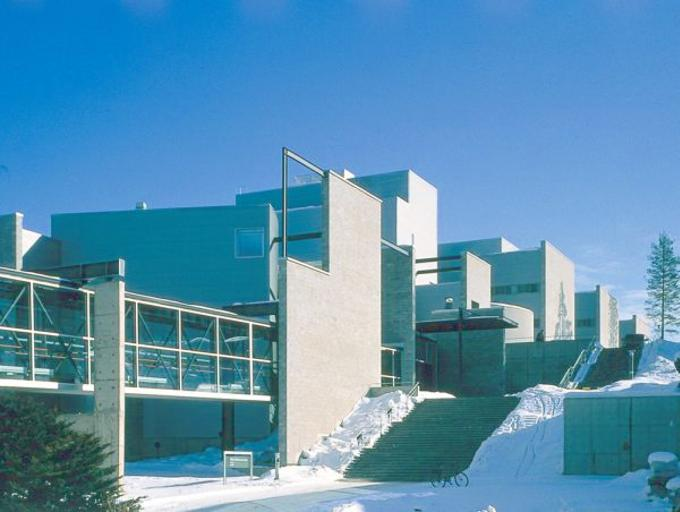
%> input picture Ex9/festia.jpg, 680 x 512 px
$ octave --eval "result = intensityeq(imread('festia.jpg'));"   (GNU Octave 9; MATLAB toolbox functions it lacks are replaced by stand-ins)
%> lines starting %> are read from the running program, lines starting %| are printed output that depends on the picture
### Ex4/histeq.m
function output_img = histequal(input_img)
[m,n] = size(input_img);
my_hist = zeros(1,256);
% [5 lines of commented-out code are left out]
my_hist = imhist(input_img);
prob_hist = double(my_hist./(m*n));
cdf_img = zeros(1,256);
cdf_img(1) = prob_hist(1);
for i = 2:length(prob_hist)
   cdf_img(1,i) = prob_hist(i) + cdf_img(1,i-1);
end
cdf_img = floor(255*(cdf_img));

img_1D = input_img(:);
for i = 1:m*n
    img_1D(i) = cdf_img(img_1D(i)+1);
end
output_img = reshape(img_1D, m,n);

### Ex9/intensityeq.m
function ineq_image = intensityeq(rgb_image)

hsv_image = rgb2hsv(rgb_image);
%> hsv_image: size 512x680x3 double; mean H, S, V 0.515, 0.528, 0.705
h = hsv_image(:,:,1);
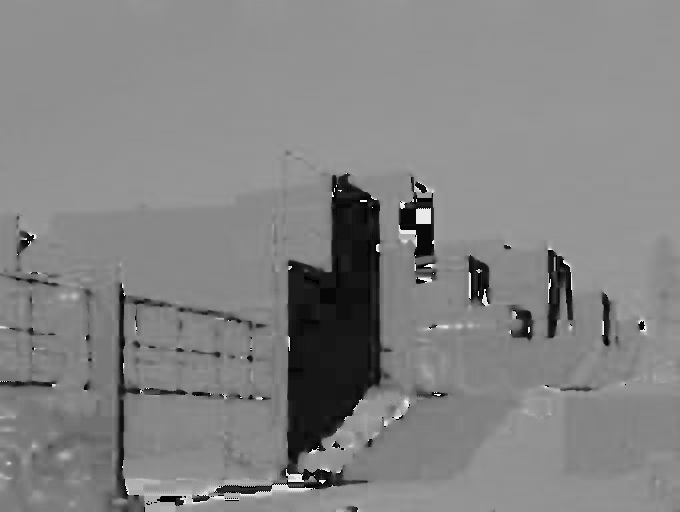
%> h: size 512x680 double; min 0, max 0.983, mean 0.515
s = hsv_image(:,:,2);
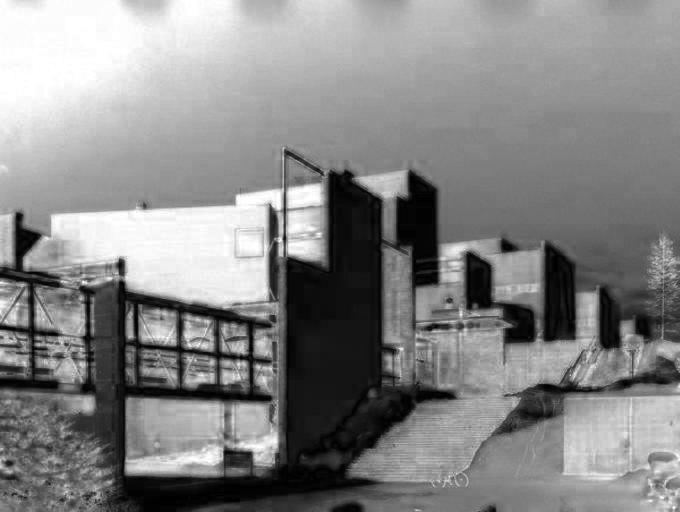
%> s: size 512x680 double; min 0, max 1, mean 0.528
v = hsv_image(:,:,3);
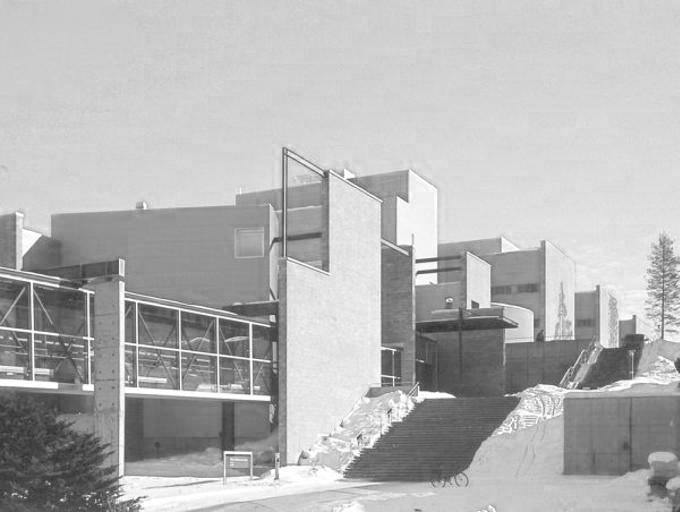
%> v: size 512x680 double; min 0.18, max 1, mean 0.705
% heq = histeq(h);
% seq = histeq(s);
veq = histeq(v);
%> in histequal, `my_hist = imhist(input_img);`: my_hist = 256 values, max 13001 at index 211, min 0 at index 1, mean 1360
%> in histequal, `prob_hist = double(my_hist./(m*n));`: prob_hist = 256 values, max 0.0373 at index 211, min 0 at index 1, mean 0.00391
%> after the loop in histequal, `for i = 2:length(prob_hist)`: cdf_img = 256 values from 0 to 1
%> in histequal, `cdf_img = floor(255*(cdf_img));`: cdf_img = 256 values from 0 to 255
%> the run ends on the next line
Ieq = cat(3,h,s,veq);
ineq_image = hsv2rgb(Ieq);

$ run again, on Ex9/lake.jpg
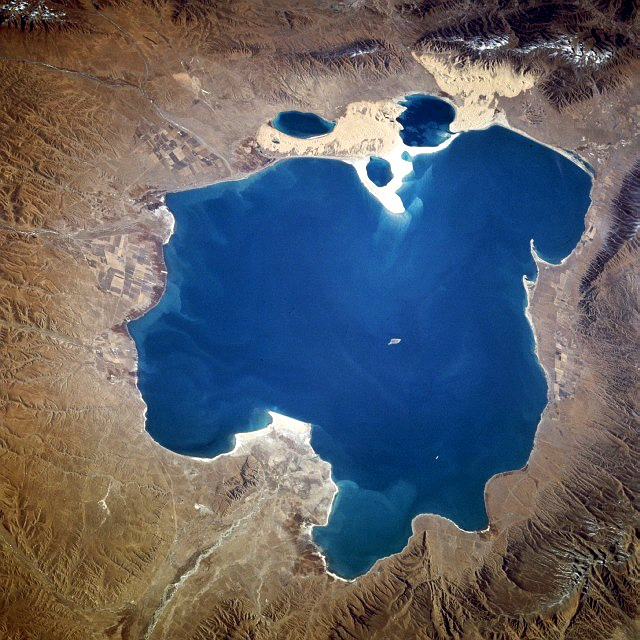
%> input picture Ex9/lake.jpg, 640 x 640 px
%> hsv_image: size 640x640x3 double; mean H, S, V 0.313, 0.51, 0.505
%> in intensityeq, `s = hsv_image(:,:,2);`:
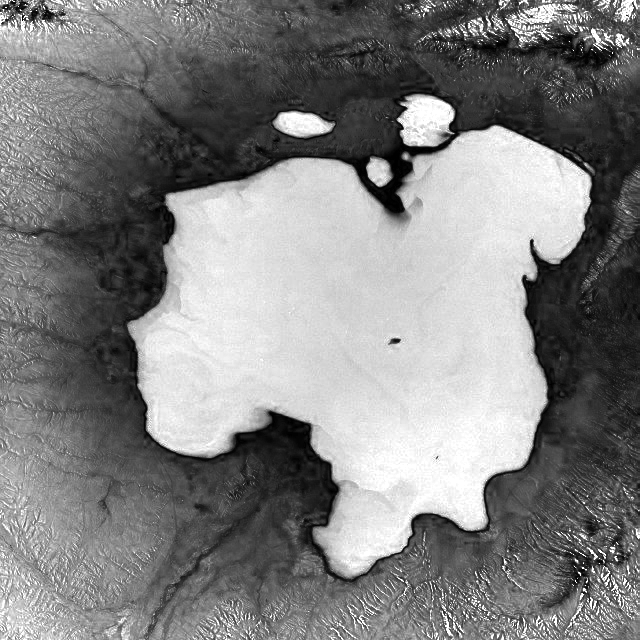
%> s: size 640x640 double; min 0, max 1, mean 0.51
%> in intensityeq, `v = hsv_image(:,:,3);`:
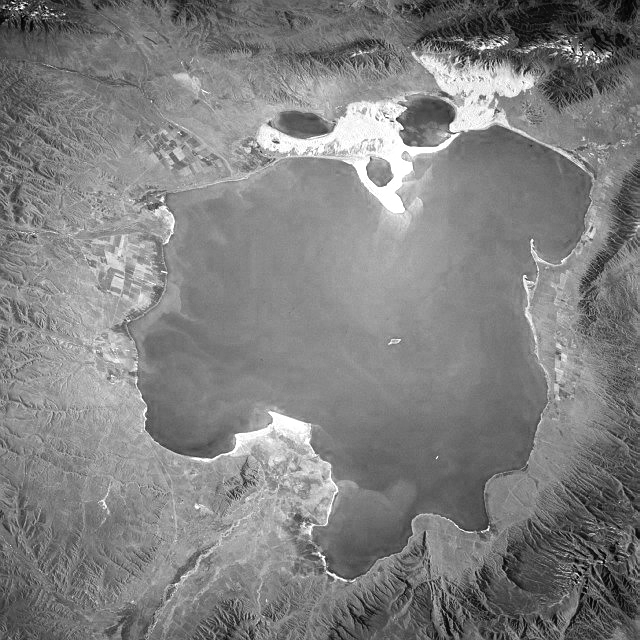
%> v: size 640x640 double; min 0, max 1, mean 0.505
%> my_hist = 256 values, max 6359 at index 139, min 2 at index 1, mean 1600
%> prob_hist = 256 values, max 0.0155 at index 139, min 4.88e-06 at index 1, mean 0.00391
%> after the loop in histequal, `for i = 2:length(prob_hist)`: cdf_img = 256 values from 4.88e-06 to 1
%> in histequal, `cdf_img = floor(255*(cdf_img));`: cdf_img = 256 values from 0 to 254
